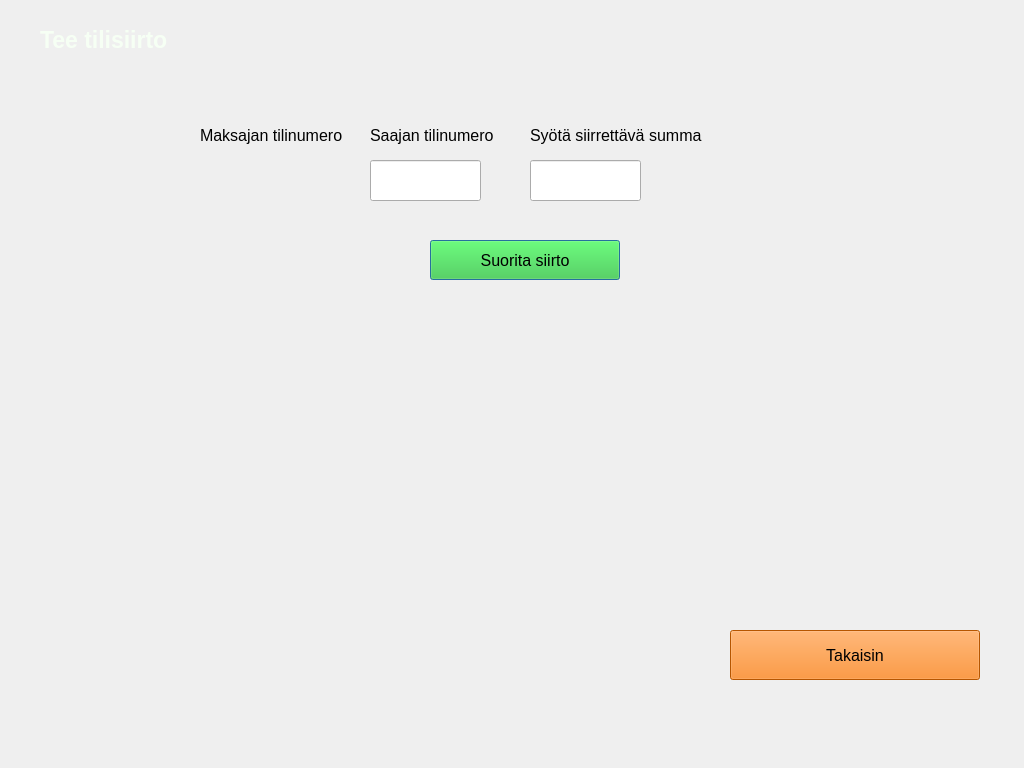
<?xml version="1.0" encoding="UTF-8"?>
<ui version="4.0">
 <class>Pankki</class>
 <widget class="QDialog" name="Pankki">
  <property name="geometry">
   <rect>
    <x>0</x>
    <y>0</y>
    <width>1024</width>
    <height>768</height>
   </rect>
  </property>
  <property name="windowTitle">
   <string>Group IV Banking Systems Incorporated</string>
  </property>
  <widget class="QLabel" name="labelTilisiirtoHeader">
   <property name="geometry">
    <rect>
     <x>40</x>
     <y>20</y>
     <width>940</width>
     <height>40</height>
    </rect>
   </property>
   <property name="font">
    <font>
     <pointsize>17</pointsize>
     <bold>true</bold>
    </font>
   </property>
   <property name="styleSheet">
    <string notr="true">color: rgb(246, 255, 244);</string>
   </property>
   <property name="text">
    <string>Tee tilisiirto</string>
   </property>
  </widget>
  <widget class="QLineEdit" name="leDebitSaaja">
   <property name="geometry">
    <rect>
     <x>370</x>
     <y>160</y>
     <width>111</width>
     <height>41</height>
    </rect>
   </property>
   <property name="font">
    <font>
     <pointsize>12</pointsize>
    </font>
   </property>
  </widget>
  <widget class="QLineEdit" name="leDebitSumma">
   <property name="geometry">
    <rect>
     <x>530</x>
     <y>160</y>
     <width>111</width>
     <height>41</height>
    </rect>
   </property>
   <property name="font">
    <font>
     <pointsize>12</pointsize>
    </font>
   </property>
  </widget>
  <widget class="QLabel" name="label_2">
   <property name="geometry">
    <rect>
     <x>200</x>
     <y>120</y>
     <width>151</width>
     <height>31</height>
    </rect>
   </property>
   <property name="font">
    <font>
     <pointsize>12</pointsize>
    </font>
   </property>
   <property name="text">
    <string>Maksajan tilinumero</string>
   </property>
  </widget>
  <widget class="QLabel" name="label_3">
   <property name="geometry">
    <rect>
     <x>370</x>
     <y>120</y>
     <width>141</width>
     <height>31</height>
    </rect>
   </property>
   <property name="font">
    <font>
     <pointsize>12</pointsize>
    </font>
   </property>
   <property name="text">
    <string>Saajan tilinumero</string>
   </property>
  </widget>
  <widget class="QLabel" name="label_4">
   <property name="geometry">
    <rect>
     <x>530</x>
     <y>125</y>
     <width>191</width>
     <height>21</height>
    </rect>
   </property>
   <property name="font">
    <font>
     <pointsize>12</pointsize>
    </font>
   </property>
   <property name="text">
    <string>Syötä siirrettävä summa</string>
   </property>
  </widget>
  <widget class="QPushButton" name="btnDebit">
   <property name="geometry">
    <rect>
     <x>430</x>
     <y>240</y>
     <width>190</width>
     <height>40</height>
    </rect>
   </property>
   <property name="font">
    <font>
     <pointsize>12</pointsize>
    </font>
   </property>
   <property name="styleSheet">
    <string notr="true">background-color: rgb(50, 205, 50);</string>
   </property>
   <property name="text">
    <string>Suorita siirto</string>
   </property>
  </widget>
  <widget class="QLabel" name="labelDebitInfo">
   <property name="geometry">
    <rect>
     <x>180</x>
     <y>310</y>
     <width>651</width>
     <height>71</height>
    </rect>
   </property>
   <property name="font">
    <font>
     <pointsize>11</pointsize>
     <italic>false</italic>
     <bold>true</bold>
    </font>
   </property>
   <property name="styleSheet">
    <string notr="true">background-color: rgba(246, 245, 244, 20);
color: rgb(94, 92, 100);
font: 700 11pt &quot;FreeMono&quot;;
letter-spacing: 2px;
text-transform: uppercase;</string>
   </property>
   <property name="text">
    <string/>
   </property>
   <property name="alignment">
    <set>Qt::AlignHCenter|Qt::AlignTop</set>
   </property>
  </widget>
  <widget class="QPushButton" name="btnLogoutPankki">
   <property name="geometry">
    <rect>
     <x>730</x>
     <y>630</y>
     <width>250</width>
     <height>50</height>
    </rect>
   </property>
   <property name="font">
    <font>
     <pointsize>12</pointsize>
    </font>
   </property>
   <property name="styleSheet">
    <string notr="true">background-color: rgb(255, 120, 0);</string>
   </property>
   <property name="text">
    <string>Takaisin</string>
   </property>
  </widget>
  <widget class="QLabel" name="laOmatilinro">
   <property name="geometry">
    <rect>
     <x>260</x>
     <y>150</y>
     <width>41</width>
     <height>61</height>
    </rect>
   </property>
   <property name="font">
    <font>
     <pointsize>18</pointsize>
    </font>
   </property>
   <property name="text">
    <string/>
   </property>
  </widget>
  <widget class="QLabel" name="labelBackgroundImage">
   <property name="geometry">
    <rect>
     <x>0</x>
     <y>0</y>
     <width>1024</width>
     <height>768</height>
    </rect>
   </property>
   <property name="text">
    <string/>
   </property>
   <property name="pixmap">
    <pixmap resource="bank_automat_resources.qrc">:/images/bank_automat_files/main_background_image_1.png</pixmap>
   </property>
  </widget>
  <zorder>labelBackgroundImage</zorder>
  <zorder>labelTilisiirtoHeader</zorder>
  <zorder>leDebitSaaja</zorder>
  <zorder>leDebitSumma</zorder>
  <zorder>label_2</zorder>
  <zorder>label_3</zorder>
  <zorder>label_4</zorder>
  <zorder>btnDebit</zorder>
  <zorder>labelDebitInfo</zorder>
  <zorder>btnLogoutPankki</zorder>
  <zorder>laOmatilinro</zorder>
 </widget>
 <resources>
  <include location="bank_automat_resources.qrc"/>
 </resources>
 <connections/>
</ui>
